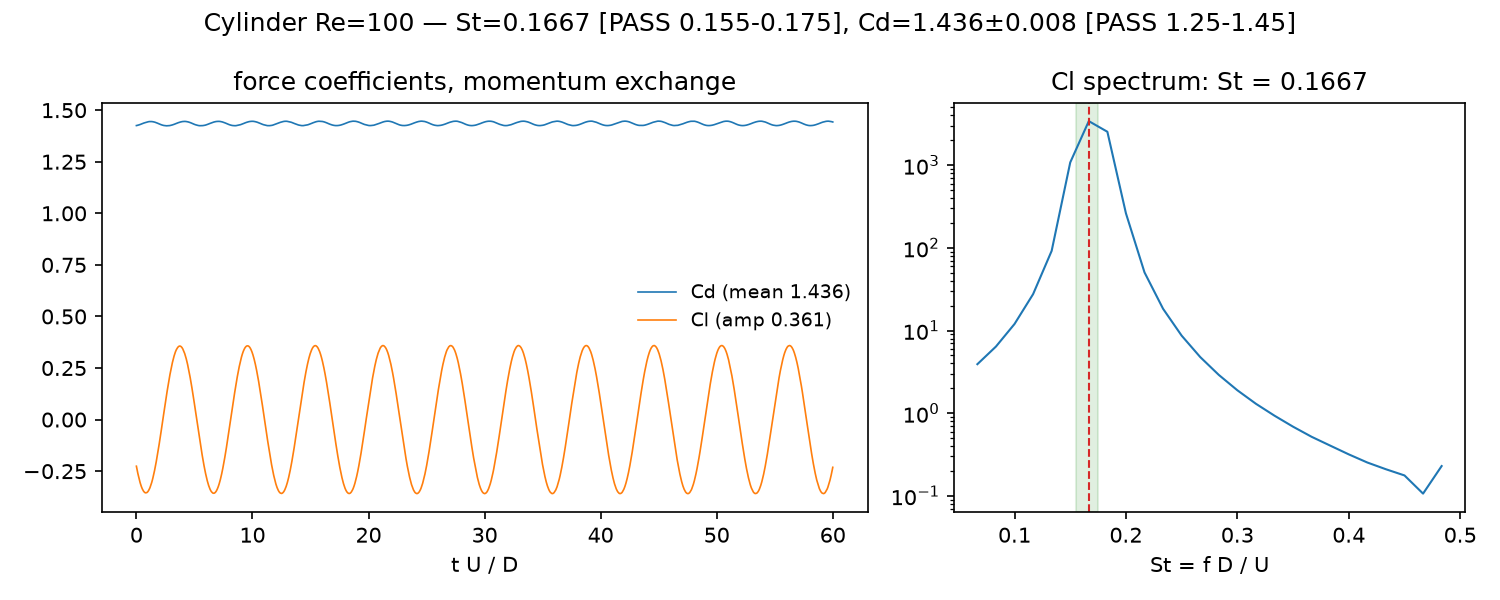

Recreate this plot in Python.
#!/usr/bin/env python3
"""Phase 2 gate #3: cylinder at Re = 100 — Strouhal number and drag.

Forces via the momentum-exchange method over boundary links (born here,
reused for the airfoil in Phase 6). Cl(t) from >= 10 shedding cycles
after the transient; St from the Cl FFT peak, Cd averaged.

PASS: St in [0.155, 0.175] and mean Cd in [1.25, 1.45]
(2D cylinder at Re=100: Williamson 1996 puts St ~ 0.164; 2D simulations
cluster Cd ~ 1.33-1.40 at ~5-7% blockage).
If out of band: investigate blockage ratio and diameter resolution FIRST.
"""

from __future__ import annotations

import sys
from pathlib import Path

sys.path.insert(0, str(Path(__file__).resolve().parent.parent))

import matplotlib
matplotlib.use("Agg")
import matplotlib.pyplot as plt
import numpy as np
import torch

from lbm.config import load_scene
from lbm.solver import Solver

OUT = Path(__file__).resolve().parent

# First attempt used a 20k-step transient and FAILED: St = 0.148 with Cl
# amplitude 0.116 (literature: ~0.33) — the street was still GROWING and
# the growth phase oscillates below the saturated frequency. Phase 1's
# 80k-step run shows saturation near t* ~ 90-100 (~65k steps). Diagnosis
# in NOTES.md 2026-07-13; the fix is measurement protocol, not constants.
TRANSIENT_STEPS = 80_000     # past saturation (~t* = 120)
MEASURE_STEPS = 40_000       # ~10 shedding cycles of measurement


def main(device: str = "auto", solver: str = "reference",
         with_sgs: bool = False) -> int:
    scene = load_scene("cylinder_re100")
    if solver == "fused":
        from lbm.fused import FusedSolver as cls
    else:
        cls = Solver
    s = cls.from_scene(scene, seed=0, device=device)
    if with_sgs:
        # Phase 5 gate: the model must be near-inert at a resolved Re=100
        # (same bands must pass). Enabled here explicitly, not via scene.
        s.sgs, s.cs_smag = True, 0.14
        print("Smagorinsky ENABLED for this gate run (Cs = 0.14)")
    d = scene.units.cells                 # diameter [cells]
    u = scene.units.u_lat
    q_dyn = 0.5 * u * u * d               # 0.5 rho0 U^2 D, rho0 = 1
    print(f"Cylinder: {scene.nx}x{scene.ny}, D={d:g}, tau={scene.units.tau},"
          f" u={u}, device={s.device}")

    for _ in range(TRANSIENT_STEPS):
        s.step()
    print(f"transient done ({TRANSIENT_STEPS} steps)")

    s.measure_force = True
    hist = torch.empty((MEASURE_STEPS, 2), dtype=torch.float32,
                       device=s.device)
    for i in range(MEASURE_STEPS):
        s.step()
        hist[i] = s.last_force        # device-side copy: no per-step sync
    forces = hist.cpu().numpy().astype(np.float64) / q_dyn
    cd, cl = forces[:, 0], forces[:, 1]
    g = s.check_guards()
    print(f"measurement done (u_max={g['u_max']:.3f})")

    # Strouhal from the Cl spectrum: St = f D / U.
    win = np.hanning(len(cl))
    spec = np.abs(np.fft.rfft((cl - cl.mean()) * win))
    freqs = np.fft.rfftfreq(len(cl), d=1.0)
    peak = spec[1:].argmax() + 1
    st = freqs[peak] * d / u
    cd_mean, cd_std = cd.mean(), cd.std()
    cl_amp = np.sqrt(2.0) * (cl - cl.mean()).std()

    ok_st = 0.155 <= st <= 0.175
    ok_cd = 1.25 <= cd_mean <= 1.45
    ok = ok_st and ok_cd

    t = np.arange(len(cl)) * u / d        # time in convective units
    fig, (a1, a2) = plt.subplots(1, 2, figsize=(10, 4),
                                 gridspec_kw={"width_ratios": [3, 2]})
    a1.plot(t, cd, lw=0.8, label=f"Cd (mean {cd_mean:.3f})")
    a1.plot(t, cl, lw=0.8, label=f"Cl (amp {cl_amp:.3f})")
    a1.set_xlabel("t U / D"); a1.legend(frameon=False, fontsize=9)
    a1.set_title("force coefficients, momentum exchange")
    sts = freqs * d / u
    m = (sts > 0.05) & (sts < 0.5)
    a2.semilogy(sts[m], spec[m], lw=1.0)
    a2.axvline(st, color="#d62728", lw=1, ls="--")
    a2.axvspan(0.155, 0.175, color="green", alpha=0.12)
    a2.set_xlabel("St = f D / U"); a2.set_title(f"Cl spectrum: St = {st:.4f}")
    fig.suptitle(
        f"Cylinder Re=100 — St={st:.4f} "
        f"[{'PASS' if ok_st else 'FAIL'} 0.155-0.175], "
        f"Cd={cd_mean:.3f}±{cd_std:.3f} "
        f"[{'PASS' if ok_cd else 'FAIL'} 1.25-1.45]")
    fig.tight_layout()
    fig.savefig(OUT / "cylinder.png", dpi=150)

    print(f"St = {st:.4f}  ({'PASS' if ok_st else 'FAIL'})")
    print(f"Cd = {cd_mean:.4f} ± {cd_std:.4f}  ({'PASS' if ok_cd else 'FAIL'})")
    print(f"Cl amplitude = {cl_amp:.4f}")
    return 0 if ok else 1


if __name__ == "__main__":
    dev = sys.argv[1] if len(sys.argv) > 1 else "auto"
    slv = sys.argv[2] if len(sys.argv) > 2 else "reference"
    sys.exit(main(dev, slv, with_sgs="sgs" in sys.argv[3:]))
